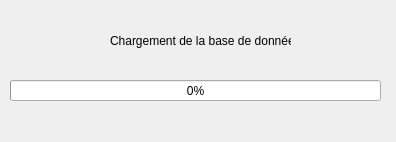
<?xml version="1.0" encoding="UTF-8"?>
<ui version="4.0">
 <class>DatabaseLoading</class>
 <widget class="QWidget" name="DatabaseLoading">
  <property name="geometry">
   <rect>
    <x>0</x>
    <y>0</y>
    <width>396</width>
    <height>142</height>
   </rect>
  </property>
  <property name="windowTitle">
   <string>DatabaseLoading</string>
  </property>
  <widget class="QLabel" name="label">
   <property name="geometry">
    <rect>
     <x>110</x>
     <y>30</y>
     <width>181</width>
     <height>21</height>
    </rect>
   </property>
   <property name="text">
    <string>Chargement de la base de données...</string>
   </property>
  </widget>
  <widget class="QProgressBar" name="progressBar">
   <property name="geometry">
    <rect>
     <x>10</x>
     <y>80</y>
     <width>371</width>
     <height>21</height>
    </rect>
   </property>
   <property name="value">
    <number>0</number>
   </property>
  </widget>
 </widget>
 <layoutdefault spacing="6" margin="11"/>
 <resources/>
 <connections/>
</ui>
